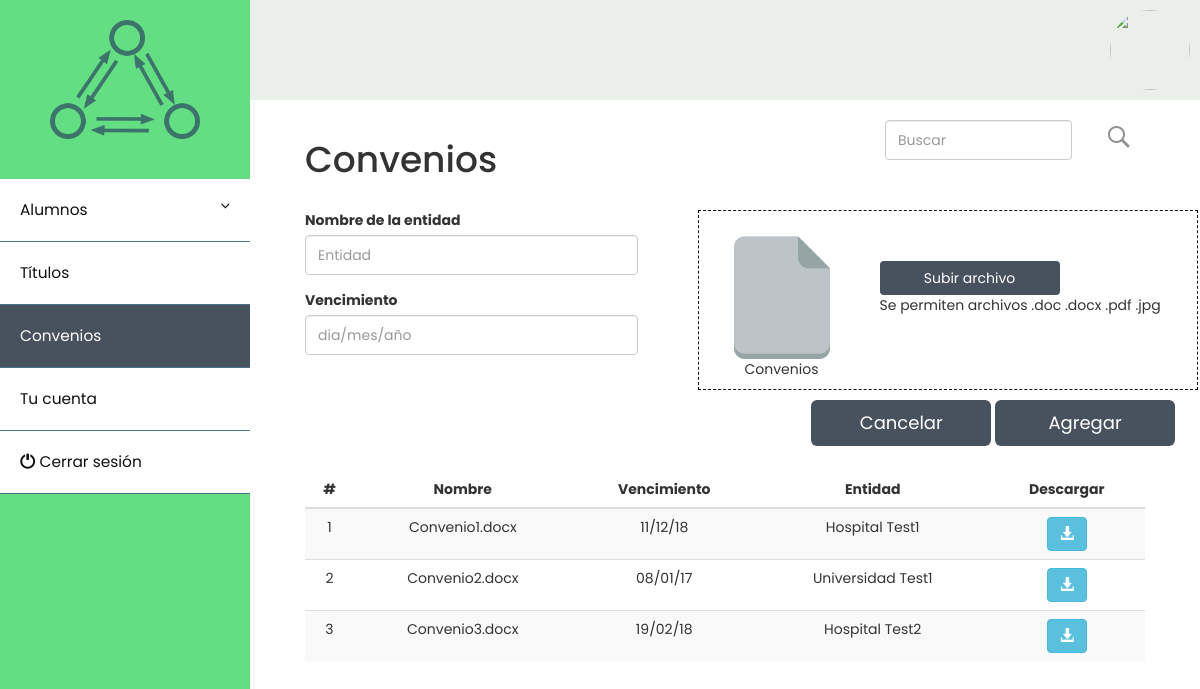
The app's page /convenios.php, older data.
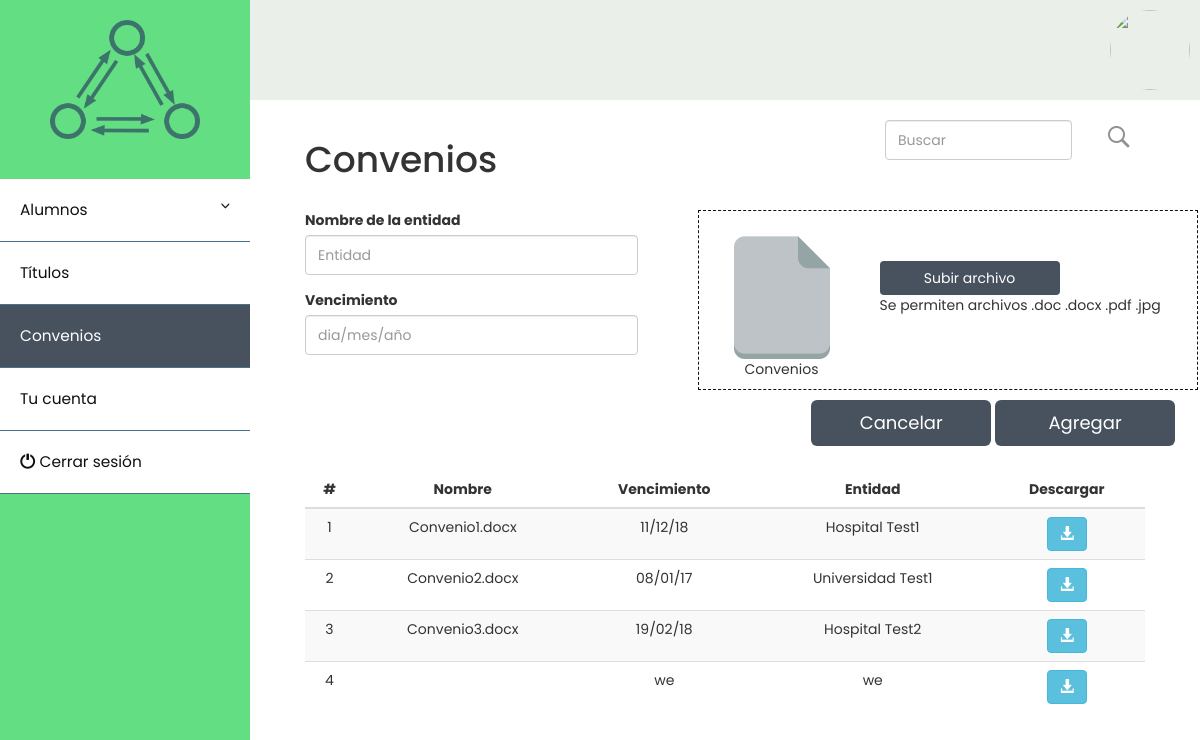
The same page, newer data.
### tables this page shows
CREATE TABLE `convenios` (
  `id` int(11) NOT NULL,
  `convenio` varchar(30) NOT NULL,
  `entidad` varchar(30) NOT NULL,
  `vencimiento` varchar(30) NOT NULL,
  `rutaConvenio` varchar(50) NOT NULL
);

### dbcon.php (called while the page is built)
<?php
function conectar(){
    $user="root";
    $pass="";
    $server="localhost";
    $db="webTaylorDB";
    $con=mysqli_connect($server,$user,$pass,$db) or die ("Error al conectar a la bd ");
    return $con;
}
?>

### convenios_table.php (the view, shortened to what this page needs)
<?php  include("dbcon.php") ?>
<table class="table table-striped" id="tabla">
    <thead>
    <tr>
        <th scope="col">#</th>
        <th scope="col">Nombre</th>
        <th scope="col">Vencimiento</th>
        <th scope="col">Entidad</th>
        <th scope="col">Descargar</th>
    </tr>
    </thead>
    <tbody id="tbody">
    <?php
    $query = mysqli_query(conectar(),"select * from convenios ")or die(mysqli_error(conectar()));
    while($row = mysqli_fetch_array($query)) {
        ?>
        <tr>
            <td><?php echo $row['id']; ?></td>
            <td><?php echo $row['convenio']; ?></td>
            <td><?php echo $row['vencimiento']; ?></td>
            <td><?php echo $row['entidad']; ?></td>
            <td><form method="get" action="<?php echo $row['rutaConvenio']; ?>">
                    <button type="submit" class="btn btn-info"><span class="glyphicon glyphicon-download-alt"></span></button>
                </form>
            </td>
        </tr>
        <?php
    }
    ?>
    </tbody>
</table>

### convenios.php (shortened to what this page needs)
<!DOCTYPE html>
<html lang="es">
<head>
    <link rel="stylesheet" href="https://maxcdn.bootstrapcdn.com/bootstrap/3.3.7/css/bootstrap.min.css">
    <link rel="stylesheet" type="text/css" href="css/main.css">
    <link href="util/jGrowl/jquery.jgrowl.css" rel="stylesheet" media="screen">
    <link rel="stylesheet" href="dist/min/dropzone.min.css">
</head>
<body>
<div class="nav" style="" align="right">
    <img class="profile-img-card" src="//ssl.gstatic.com/accounts/ui/avatar_2x.png" />
</div>
<div class="wrapper">
    <nav id="sidebar">
        <div class="sidebar-header" align="center">
            <img src="images/iconlogo.png" alt="" style="width: 150px">
        </div>
        <ul class="list-unstyled components">
            <li>
                <a href="#homeSubmenu" data-toggle="collapse" aria-expanded="false">Alumnos</a>
            </li>
            <li><a href="titulos.php">Títulos</a></li>
            <li  class="active"><a href="convenios.php">Convenios</a></li>
            <li><a href="miCuenta.php">Tu cuenta</a></li>
            <li><a href="index.html"><span class="glyphicon glyphicon-off" style="top: 2px"></span>  Cerrar sesión</a></li>
        </ul>
    </nav>
    <div id="content" style="margin-top: 20px; width: 100%">
        <br><br><br>
        <div class="row-fluid" style="padding: 40px; width: 100%">
            <div class="col-md-8">
                <h1>Convenios</h1>
            </div>
            <div class="col-md-3">
                <div class="form-group">
                    <input type="text" class="form-control" id="buscar" placeholder="Buscar">
                    <br>
                </div>
            </div>
            <div class="col-md-1">
                <div class="form-group">
                    <input type="image" id="search" onclick="search()" src="images/search.png" name="image">
                    <br>
                </div>
            </div>
            <form enctype="multipart/form-data" id="formuploadajax" method="post">
            <div class="col-md-5" style="top:15px">
                <div class="form-group">
                    <label for="nombreEntidad">Nombre de la entidad</label>
                    <input type="text" class="form-control" name="entidad" id="nombreEntidad" placeholder="Entidad" autofocus>
                </div>
                <div class="form-group">
                    <label for="vencimiento">Vencimiento</label>
                    <input type="text" class="form-control" name="vencimiento" id="vencimiento" placeholder="dia/mes/año">
                </div>
            </div>
            <div class="col-md-7" style="left: 30px ;top:15px" align="right">
               <div style=" width: 500px; height: 180px; margin-bottom:10px; border: 1.5px dashed #0f0f0f " align="right">
                  <div class="col-md-4" align="center" style="top: 20px;" id="div1">
                       <img src="images/file.png" alt=""><br>
                       Convenios
                    </div>
                    <div class="col-md-8"  align="left" style="top:50px" id="div2">
                       <button type="button" class="btn" onclick="$('#docConvenio').click()" style="background-color: #47525e; color: #FFFFFF; width: 180px">Subir archivo</button>
                       <br> Se permiten archivos .doc .docx .pdf .jpg
                    </div>
                </div>
                <button type="button" class="btn btn-lg" style="background-color: #47525e; color: #FFFFFF; width: 180px">Cancelar</button>
                <input type="submit" class="btn btn-lg" value="Agregar" style="background-color: #47525e; color: #FFFFFF; width: 180px"/>
            </div>
            </form>
            <div class="col-md-12" style="top: 40px;">
                <?php include("convenios_table.php")?>
            </div>
        </div>
    </div>
</div>
</body>
</html>

### css/main.css (style rules this page uses)
.wrapper { display: flex; align-items: stretch; }
#sidebar { min-width: 250px; max-width: 250px; }
#sidebar { min-width: 250px; max-width: 250px; min-height: 100vh; }
a[data-toggle="collapse"] { position: relative; }
a[aria-expanded="false"]::before, a[aria-expanded="true"]::before { content: '\e259'; display: block; position: absolute; right: 20px; font-family: 'Glyphicons Halflings'; font-size: 0.6em; }
body { font-family: 'Poppins'; background: #FFFFFF; }
a, a:hover, a:focus { color: inherit; text-decoration: none; transition: all 0.3s; }
#sidebar { background: #63de83; color: #0f0f0f; transition: all 0.3s; }
#sidebar .sidebar-header { padding: 20px; background: #63de83; }
#sidebar ul.components { padding: 20px 0; }
#sidebar ul li a { padding: 20px; font-size: 1.1em; display: block; background: #FFFFFF; border-bottom: 0.5px solid #47748b; }
#sidebar ul li.active > a { color: #FFFFFF; background: #47525e; }
.nav { position: absolute; left: 0; top: 0; z-index: -1; width: 100%; height: 100px; background-color: #ebefe9; }
.profile-img-card { width: 80px; height: 80px; margin: 10px; -moz-border-radius: 50%; -webkit-border-radius: 50%; border-radius: 50%; }
input[type=text] { height: 40px; }
td,th { text-align: center; }

Row changes from the older to the newer data that the page shows:
added convenios: id "4", vencimiento "we", entidad "we"
